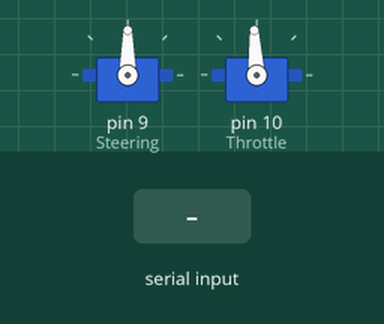
This sketch was run on a simulated Arduino Uno, built with avr-gcc and run on an emulated ATmega328P. Parts: 2 × servo. The inputs (shaded band) are chosen by the test bench. What the sketch prints to the serial monitor is not drawn.

Above: at 2.2 s.
2.3 s: "W\n" received over Serial
At 2.45 s:
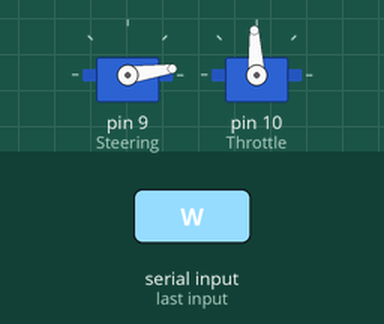
11.3 s: "F\n" received over Serial
At 11.49 s:
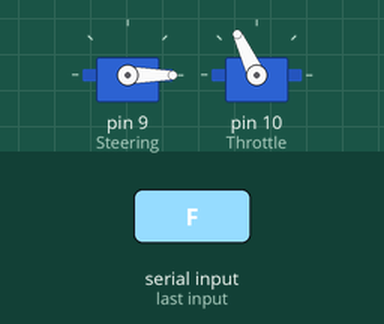
14.3 s: "B\n" received over Serial
At 14.37 s:
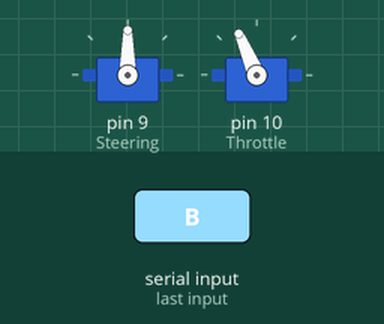
Timing chart, 0 to 17.3 s (numbered marks = the images above; inputs shaded):
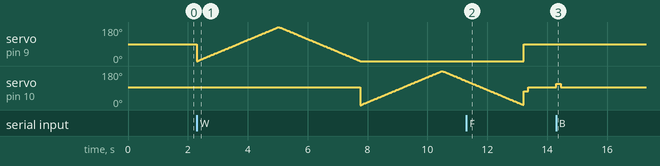

The sketch:

Robocore-letsrobot-a.ino
```cpp
// John L. Sokol    2/2/2018
// https://www.johnsokol.com
// GPL V3
//  https://www.youtube.com/watch?v=Bs7hA_bNzwk
//  https://www.youtube.com/watch?v=ByQOfl8R5qg  Demo of this in action
//
//  Specifcally using the Horizon Hobby - Ruckus Monster Truck but
//  any RC that takes seperate steering and thottle over PWM signals.
//
// Currently this is setup for the Roboterra RoboCore v1.4 board, but adapting this to the any ardino is trivial.
//


#include <Servo.h>

#define SERIAL_PROMPT "RT>"
#define CR 13
#define LF 10
#define MAX_COMMAND_PARAMS 3   // limit the number of parameters accompanying a command to 3
#define MAX_STRING_LENGTH 50

int strim = 90;
int ttrim = 93;
int TURN_AMOUNT = 30;
int TROT_AMOUNT = 20;


unsigned long previousMillis = 0;
const long sInterval = 5000;
const long tInterval = 150;

unsigned long currentMillis = 0;


boolean echo_on = true;
char command_buffer[MAX_STRING_LENGTH]; // buffer used to store incoming characters on the serial port


Servo Steering;  // create servo object to control a servo
Servo Throttle;  // create servo object to control a servo

// twelve servo objects can be created on most boards

int pos = 0;    // variable to store the servo position

typedef struct {
  char name[MAX_STRING_LENGTH];  // holds the command
  char alias[4]; // pin alias
  unsigned int params[MAX_COMMAND_PARAMS]; // holds each parameter for the command
  byte no_of_parameters;  // no of parameters included with command
  boolean valid_pin;    // whether the pin included as a parameter is valid
} Arduino_command;

Arduino_command command;


// Display a prompt on the remote terminal
void Prompt()
{
if(echo_on)
  Serial.print(SERIAL_PROMPT);

}


// ///////////////////////////////////////////////////////////////////////////////
// ////////////////////////////////// S E T U P  /////////////////////////////////
// ///////////////////////////////////////////////////////////////////////////////

void setup() {

  Serial.begin(9600); // USB serial port is used for comms and program upload


  // wait for serial port to be available before continuing.
  while(!Serial);
  delay(1000);
  // Display a prompt
  Prompt();

  Steering.attach(9);  // attaches the RoboCore Servo_B
  Throttle.attach(10);  // attaches the RoboCore Servo_A
  Steering.write(strim);
  Throttle.write(ttrim);
}


void wiggle_servos(){
    for (pos = 0; pos <= 180; pos += 1) { // goes from 0 degrees to 180 degrees
    // in steps of 1 degree
    Steering.write(pos);              // tell servo to go to position in variable 'pos'
    delay(15);                       // waits 15ms for the servo to reach the position
  }
  for (pos = 180; pos >= 0; pos -= 1) { // goes from 180 degrees to 0 degrees
    Steering.write(pos);              // tell servo to go to position in variable 'pos'
    delay(15);                       // waits 15ms for the servo to reach the position
  }


  for (pos = 0; pos <= 180; pos += 1) { // goes from 0 degrees to 180 degrees
    // in steps of 1 degree
    Throttle.write(pos);              // tell servo to go to position in variable 'pos'
    delay(15);                       // waits 15ms for the servo to reach the position
  }
  for (pos = 180; pos >= 0; pos -= 1) { // goes from 180 degrees to 0 degrees
    Throttle.write(pos);              // tell servo to go to position in variable 'pos'
    delay(15);                       // waits 15ms for the servo to reach the position
  }

  Steering.write(strim);
  Throttle.write(ttrim);
}

// ///////////////////////////////////////////////////////////////////////////////
// /////////////////////////////////// L O O P ////////////////////////////////////
// ///////////////////////////////////////////////////////////////////////////////

void loop() {

boolean enter_pressed;

 currentMillis = millis();


if( previousMillis + sInterval < currentMillis){
  Steering.write(strim);

}

if( previousMillis + tInterval < currentMillis){
  Throttle.write(ttrim);
}


echo_on=true;
  {
    if(Serial.available())
    {
  // read each incoming character
      enter_pressed = ReadInput();
      if(enter_pressed == true)
      {
     if(!(command_buffer[0] == '\0'))
    {
    // user has pressed enter so extract the command
        if(ParseCommand() == true)
    // process the command
         ExecuteCommand();
    // display a prompt
    }

    Prompt();
      }
    }
  }
}

// Read each character and echo to serial port
boolean  ReadInput()
{
  static int i=0; // index keeps track of the position in the command buffer
  char character_read;
  boolean enter;

// clear the display and show a prompt when new characters are received after a user presses enter on the remote terminal, i.e. the first character of a new command is received


character_read = Serial.read();


  if(i < MAX_STRING_LENGTH)
  {
    switch(character_read)
    {
  case '\r':
  case '\n':
  // terminate the command buffer if a CR or LF character has been received at the end of a command from the terminal
  command_buffer[i] = '\0';
  if(echo_on)
  {
   Serial.write('\r'); // send a CR LF pair back to the terminal
   Serial.write('\n');
  }
  #ifdef LCD_USED
  lcd.setCursor(0,1);
  cursor_position = LCD_prompt_length;
  #endif
  enter=true; // User has pressed enter or remote software has completed transmission of command by sending the terminating CR or LF
  i=0; // // Reset the index into the command buffer array. New incoming data stored at position 0,
    break;

    case 8:
    case 127:   // backspace - send a backspace character to the remote terminal
    if(i>0)
   {
    i--;     //  move the command buffer index back 1 character
      Serial.write(8);
   }

#ifdef LCD_USED
// wipe the last character on the display
      if((cursor_position>0) && (cursor_position > LCD_prompt_length))
        cursor_position--;
      lcd.setCursor(cursor_position,0);
      lcd.print(" ");
      lcd.setCursor(cursor_position,0);
#endif
      enter=false;
      break;

    default:
      command_buffer[i] = character_read;
    if(echo_on)
    Serial.write(character_read);  // echo input to remote terminal
#ifdef LCD_USED
      if(i < lcd_chars-1)
      {
        lcd.write(character_read);
        cursor_position++;
      }
#endif
      i++;  // increment the index in the command buffer
      enter=false;
      break;
    }
  }

  else
  {
   enter = false;
   i=0;
   Message("\nToo Many Chars");

   Prompt();
  }
  return(enter);
}


// Extract the command and stuff it into a structure with its parameters
boolean ParseCommand()
{
  char delims[] = " "; // delimiter character used between incoming command and its parameters

  int i;
  char *result = NULL;

  for(i=0; i<MAX_COMMAND_PARAMS;i++)
   command.params[i] = 0;

  command.no_of_parameters = 0;
  command.valid_pin = false;


  i=0;

  result = strupr(strtok( command_buffer, delims ));  // extract the first section of string in the buffer. This is the command


  strcpy(command.name,result);  // store the command in a structure

  while( (result = strtok( NULL, delims ))!= NULL ) // continue to extract the parameters of the command
  { // 1

  result=strupr(result);
  if(i>MAX_COMMAND_PARAMS-1)
  {
    Message("Too Many Params");
    return(false);
  }
    else
     command.params[i]=atoi(result);
    i++;
    command.no_of_parameters = i;
  } // 1

  return(true);
}
// Process the command


void steer(int pos){

 if(pos == 0)Steering.write(strim);
 if(pos < 0)Steering.write(strim - TURN_AMOUNT);
 if(pos > 0)Steering.write(strim + TURN_AMOUNT);

}


void ExecuteCommand()
{
  int x;
  unsigned int y;
  char string[100];
  int val;
 // float temperature;
  //char temp_string[7];

  static int pos = 0;

previousMillis = currentMillis; // Keep track since the last time we recieved a command and stop car if ignored.

  if(strcmp(command.name,"W") == 0)
  {

    if(command.no_of_parameters == 0)
    {
      wiggle_servos();
    } else

    if(command.no_of_parameters != 2)
    {
     Message("Wrong Num Params");
    }
    else
    {

      if(command.params[1] >= 0 || command.params[1] <= 255)
      {
       Steering.write(command.params[0]);
       Throttle.write(command.params[1]);
       Message("Acknowledge");
      }


    }
  }


  if(strcmp(command.name,"STOP") == 0)
  {
//  Steering.write(strim);
  Throttle.write(ttrim);
  }

  if(strcmp(command.name,"S") == 0)
  {
  Steering.write(strim);
  Throttle.write(ttrim);
  }

  if(strcmp(command.name,"F") == 0)
  {
  //Steering.write(strim);
   Throttle.write(ttrim - TROT_AMOUNT);
  }

  if(strcmp(command.name,"B") == 0)
  {
 // Steering.write(strim);
   Throttle.write(ttrim + TROT_AMOUNT);
  }

  if(strcmp(command.name,"R") == 0)
  {
    if(pos < 1) pos++;

    steer(pos);
  //Throttle.write(ttrim);
  }

  if(strcmp(command.name,"L") == 0)
  {
    if(pos > -1) pos--;
  steer(pos);
  //Throttle.write(ttrim);
  }


  // turn on echoing of input characters to terminal. This also enables the prompt on the terminal
  else if(strcmp(command.name,"ECHOON") == 0)
  {
   echo_on = true;
  }

  // turn off echoing of characters to remote terminal
  else if(strcmp(command.name,"ECHOOFF") == 0)
  {
   echo_on = false;
  }

}

// Display a message on the LCD and on the remote terminal
void Message(char *message)
{
Serial.println(message);
}
```

Measured:
- after the input at 14.3 s, servo on pin 10 (Throttle): 93° → 113° at once, → 93° 0.15 s later
